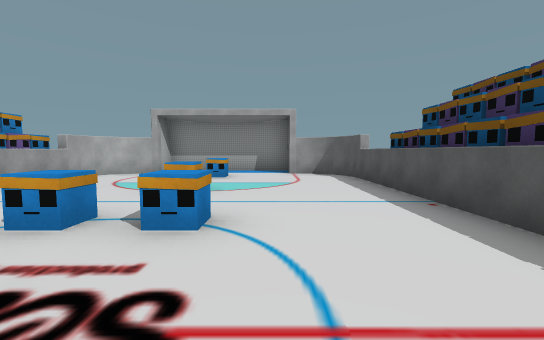
[1] (above)

12 first-person views from a walk through a Unity game level. The camera is 1.4 m above the floor, tilts 4° down and sees 90° across. The floor is counted in squares, 2 m on a side. Each view is taken from the middle of a square. On the plan, view 1 faces up. The plan holds only what a view shows up to about 9 squares ahead; the rest is blank. The player is left out. Some surface patterns are stand-ins.

[2]
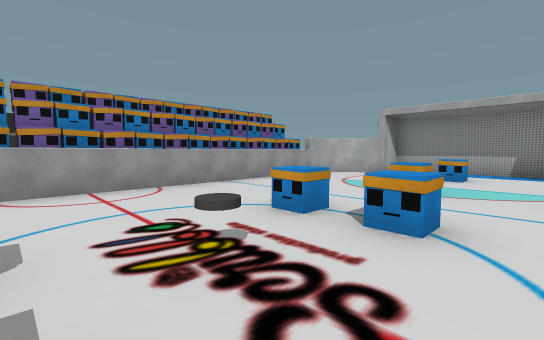

[3]
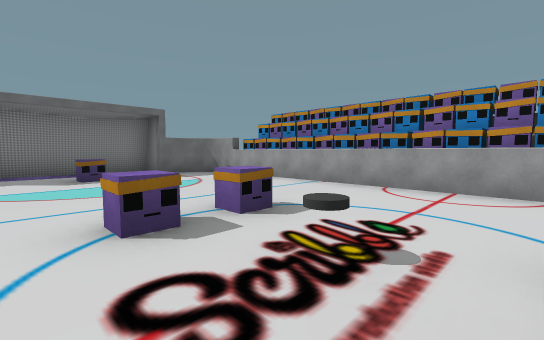

[4]
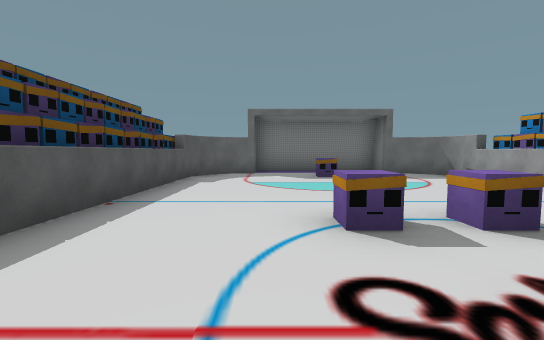

[5]
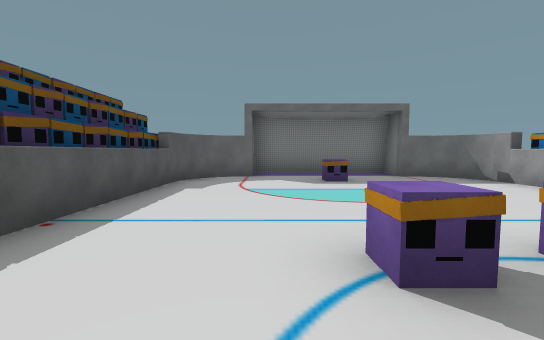

[6]
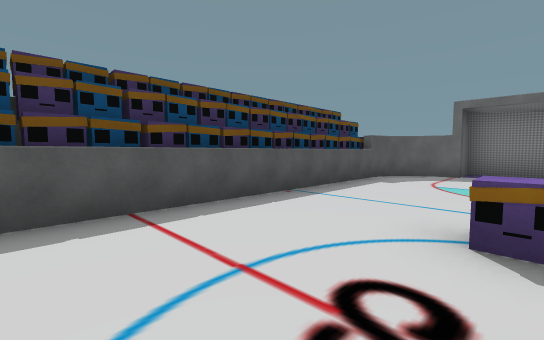

[7]
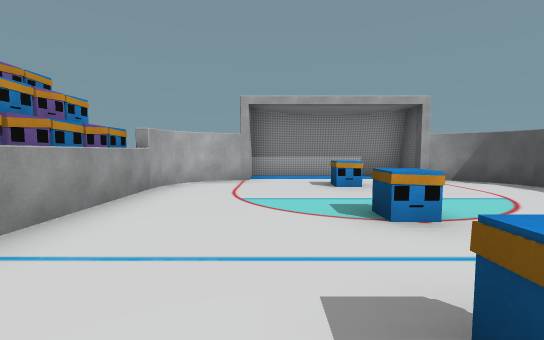

[8]
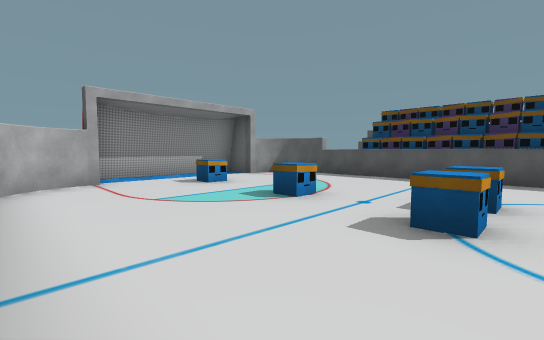

[9]
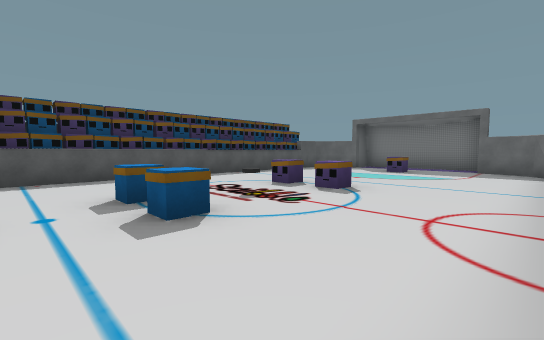

[10]
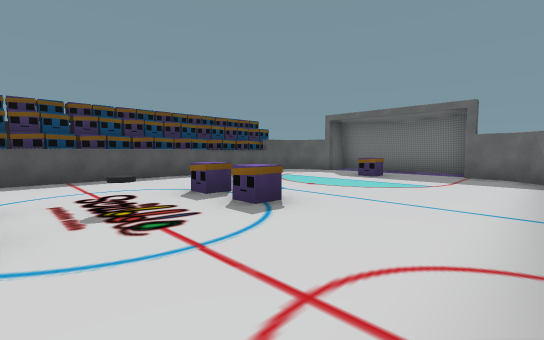

[11]
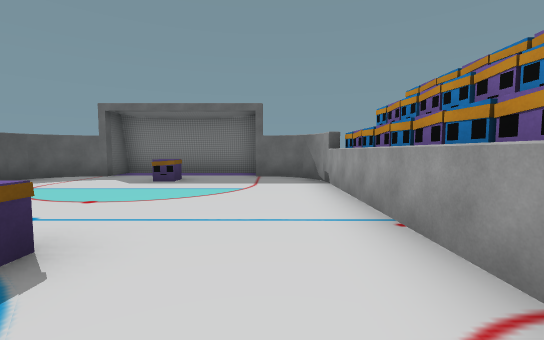

[12]
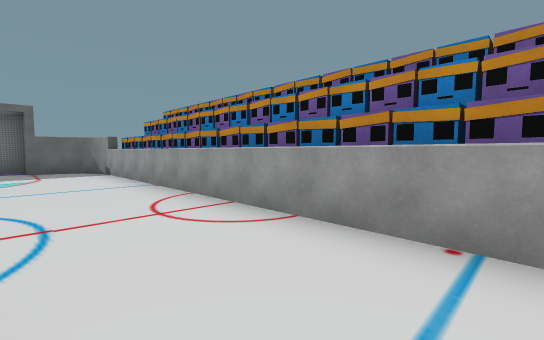

### Floor plan
Points are (right, up) in squares from view 1. A wall is a line through its corners. A room is listed if a view was taken in it or the views show most of it. See-through windows are left out.
Room 1 (views 1, 2, 3, 4, 5, 6, 7, 8, 9, 10, 11, 12)
walls: (2.3, 6.4) (2.3, 7) (2.2, 7.8) (1.3, 8.4) (0.6, 8.5) (0.6, 9.5) (-3.6, 9.5) (-3.6, 8.5) (-4.8, 8.4) (-5.2, 7.4); (2.2, 7.4) (2, 7.9); (2.2, 7.6) (1.7, 8.2) (1.1, 8.5); (-5.2, -5.3) (-4.8, -6.4) (-3.6, -6.5) (-3.6, -7.6) (0.6, -7.6) (0.6, -6.5) (1.8, -6.4) (2.2, -5.3); (1.3, -6.4) (2, -5.9); (1, -6.5) (1.9, -6.1); (1.5, -6.4) (2.1, -5.7); (-5.1, -5.7) (-4.6, -6.4); (-5, -5.9) (-4.3, -6.4); (-4.9, -6.1) (-4.1, -6.5); (-4.3, 8.4) (-5, 7.9); (-4.1, 8.5) (-4.9, 8.1); (-4.5, 8.4) (-5.1, 7.7)
objects: other object (-6, -5); other object (-6, -4); other object (-6, -3); other object (-6, -2); other object (-6, -1); other object (-6, 0); other object (-6, 1); other object (-6, 2); other object (-6, 3); other object (-6, 4); other object (-6, 5); other object (-6, 6); other object (-6, 7); other object (-2, -5); other object (-2, -1); other object (-2, 3); other object (-2, 5); other object (-2, 8); other object (-1, -1); other object (-1, 3); other object (3, -5); other object (3, -4); other object (3, -3); other object (3, -2); other object (3, -1); other object (3, 0); other object (3, 1); other object (3, 2); other object (3, 3); other object (3, 4); other object (3, 5); other object (3, 6)

Where each view was taken, in squares from view 1:
view 1: 0 up, 0 right, facing up
view 2: 0 up, 0 right, facing up-left
view 3: 2 up, 0 right, facing down-left
view 4: 2 up, 0 right, facing down
view 5: 1 up, 0 right, facing down
view 6: 2 up, 1 left, facing down-right
view 7: 2 up, 3 left, facing up
view 8: 2 up, 5 left, facing up-right
view 9: 4 up, 5 left, facing down-right
view 10: 2 up, 5 left, facing down-right
view 11: 1 up, 4 left, facing down
view 12: 4 up, 3 left, facing down-left
